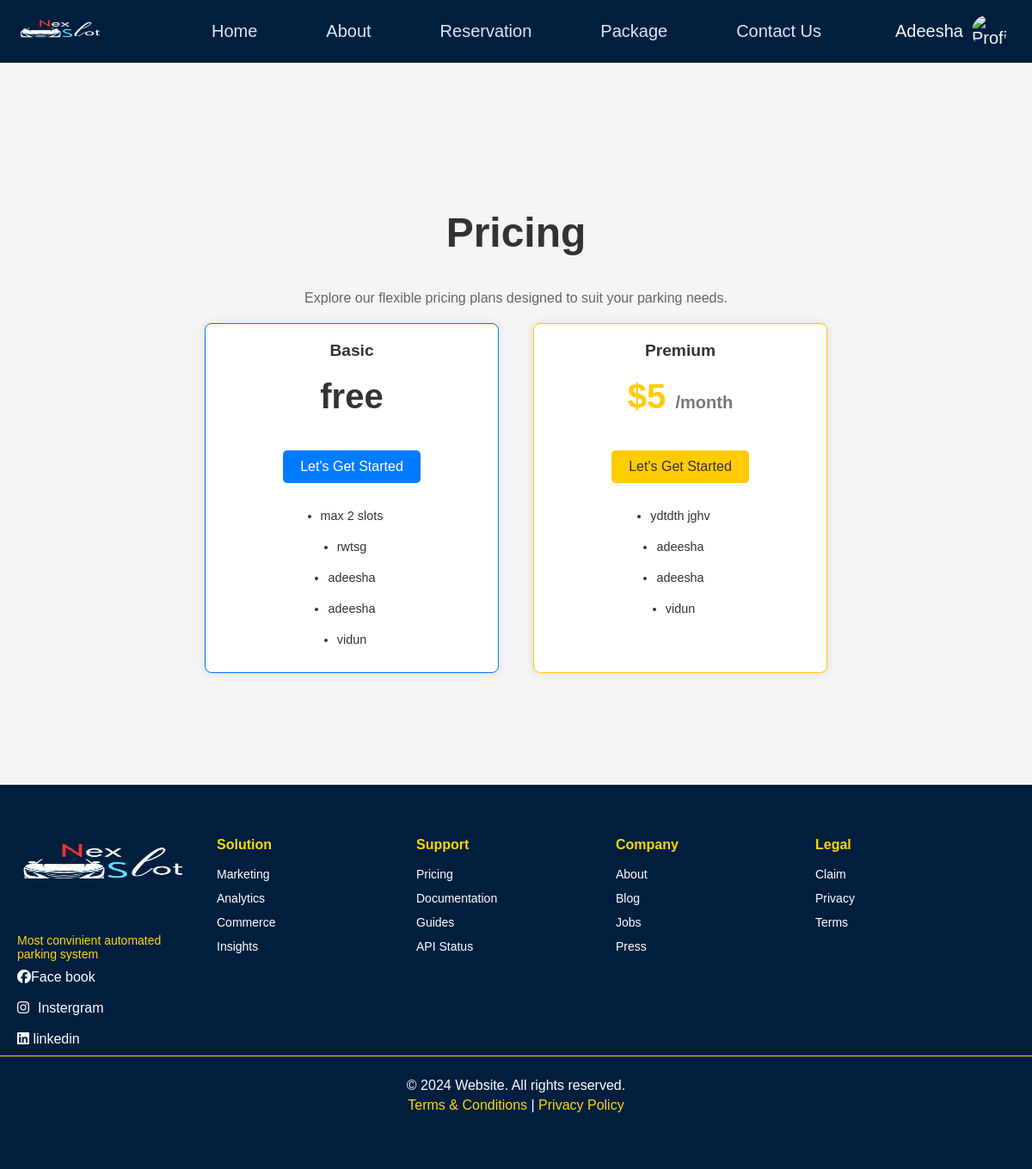
The app's page /package.php (signed in) with its own data.
### tables this page shows
CREATE TABLE `package1` (
  `ID` int(11) NOT NULL,
  `Features` varchar(20) NOT NULL
);

CREATE TABLE `package2` (
  `ID` int(11) NOT NULL,
  `Features` varchar(100) NOT NULL
);

### package.php (the view, shortened to what this page needs)
<?php
require_once 'database.php';
if (!isset($_SESSION["email"])) {
    include("loginHeader.php");
} else {
    include("header.php");
}
?>
<!DOCTYPE html>
<html lang="en">
<head>
    <link rel="stylesheet" href="style\package.css">
</head>
<body>
    <main>
        <section class="pricing-section">
            <h1>Pricing</h1>
            <p class="subtext">Explore our flexible pricing plans designed to suit your parking needs.</p>
            <div class="pricing-cards">
                <div class="pricing-card basic">
                    <div class="card-header">
                        <span class="plan-title">Basic</span>
                    </div>
                    <div class="card-price">
                        <span class="price">free</span>
                    </div>
                    <form action="" method="POST">
                        <button class="cta-button" name="free" onclick="confirmation()">Let's Get Started</button>
                    </form>
                    <?php
        $query = "SELECT * FROM package1";
        $query_run = mysqli_query($conn, $query);
        if (mysqli_num_rows($query_run) > 0) {
            while ($row = mysqli_fetch_assoc($query_run)) {
                ?>
                <ul class="features-list">
                    <li><?php echo $row['Features']; ?></li>
            </ul><br>
                <?php
            }
        } else {
            echo "<ul><li>No record found</li></ul>";
        }
        ?>
                </div>
                <div class="pricing-card premium">
                    <div class="card-header">
                        <span class="plan-title">Premium</span>
                    </div>
                    <div class="card-price">
                        <span class="price">$5 <span class="per-month">/month</span></span>
                    </div>
                    <form action="payment.php" method="POST">
                        <button class="cta-button" name="premium"
                            onclick='window.location.href = "payment.php";'>Let's Get Started</button>
                    </form>
                    <?php
        $query = "SELECT * FROM package2";
        $query_run = mysqli_query($conn, $query);
        if (mysqli_num_rows($query_run) > 0) {
            while ($row = mysqli_fetch_assoc($query_run)) {
                ?>
                <ul class="features-list">
                    <li><?php echo $row['Features']; ?></li>
            </ul><br>
                <?php
            }
        } else {
            echo "<ul><li>No record found</li></ul>";
        }
        ?>
                </div>
                </div>
        </section>
    </main>
</body>
</html>
<?php
include("footer.php");
?>

### style/header.css (style rules this page uses)
body { background-color: #f7f7f7; margin: 0px; }

### style/package.css (style rules this page uses)
body { font-family: Arial, sans-serif; margin: 0; padding: 0; background-color: #f4f4f4; color: #333; }
main { display: flex; justify-content: center; align-items: center; min-height: 100vh; padding: 20px; }
h1 { font-size: 3em; color: #333; text-align: center; }
.subtext { text-align: center; margin-bottom: 20px; color: #666; }
.pricing-section { text-align: center; }
.pricing-cards { display: flex; justify-content: center; gap: 40px; margin-top: 20px; }
.pricing-card { background-color: #fff; border: 1px solid #ccc; padding: 20px; border-radius: 8px; box-shadow: 0 0 10px rgba(0, 0, 0, 0.1); width: 300px; text-align: center; }
.card-header { font-size: 1.2em; font-weight: bold; margin-bottom: 20px; }
.card-price { font-size: 2.5em; margin-bottom: 20px; }
.price { font-weight: bold; color: #333; }
.per-month { font-size: 0.5em; color: #777; }
.cta-button { background-color: #007bff; color: white; padding: 10px 20px; border: none; border-radius: 5px; font-size: 1em; cursor: pointer; margin: 20px 0; }
.features-list { list-style-type: none; padding: 0; margin: 0; display: inline-block; text-align: left; list-style-type: disc; }
.features-list li { font-size: 0.9em; margin: 10px 0; }
.basic { border-color: #007bff; }
.premium { border-color: #ffcc00; }
.premium .card-price .price { color: #ffcc00; }
.premium .cta-button { background-color: #ffcc00; color: #333; }

### style/footer.css (style rules this page uses)
body { margin: 0; }

### records on screen
package1: Features "max 2 slots"
package1: Features "rwtsg"
package1: Features "adeesha"
package1: Features "adeesha"
package1: Features "vidun"
package2: Features "ydtdth jghv"
package2: Features "adeesha"
package2: Features "adeesha"
package2: Features "vidun"

### other values on screen
$_SESSION['name'] "Adeesha"
